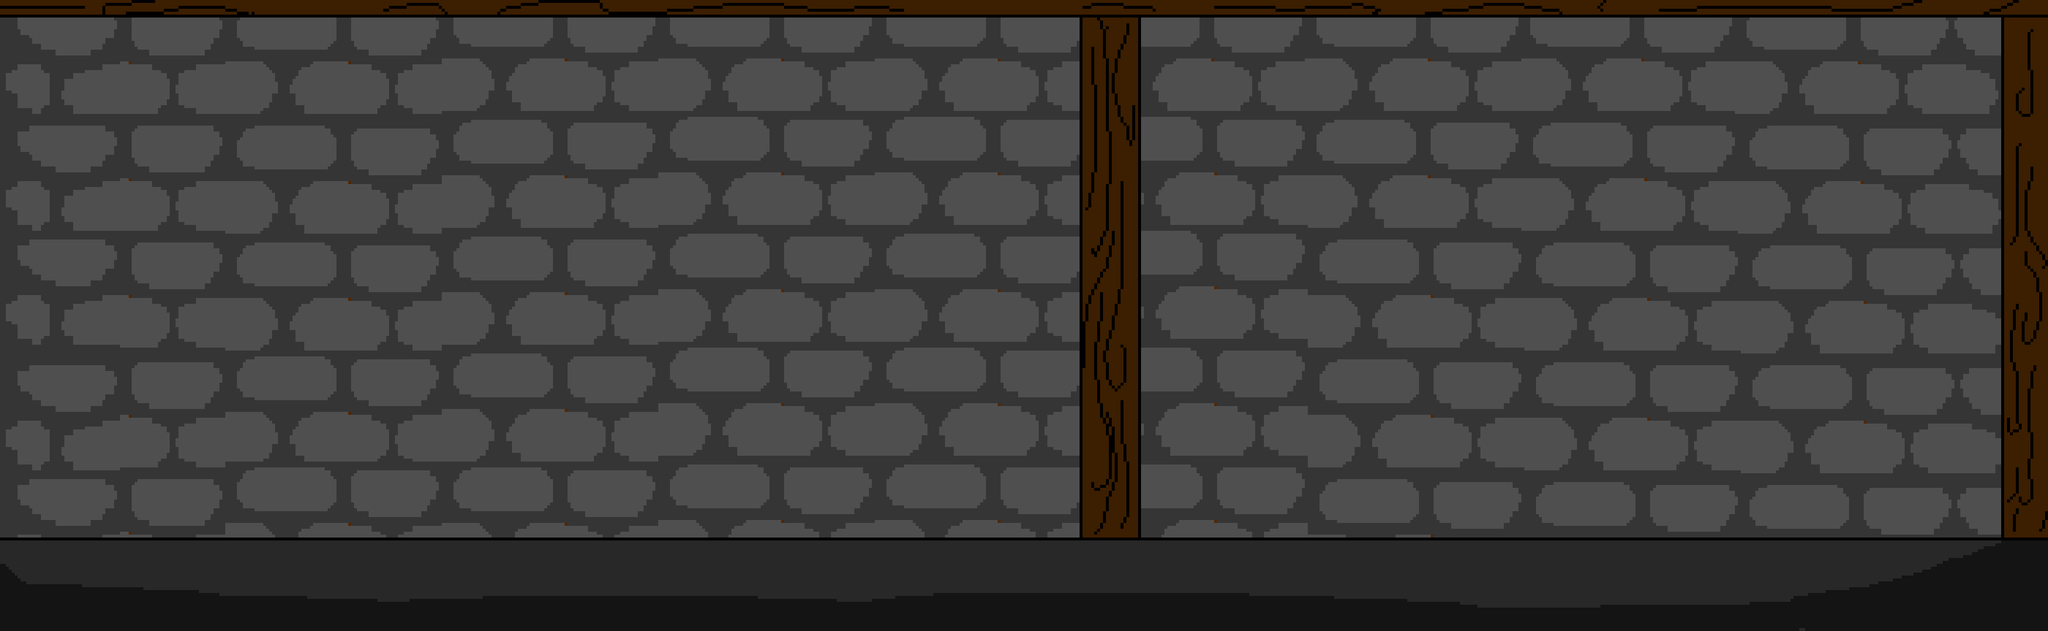

A level layout from a 2D game, rendered from its tile map. Below: a short description, then the map file with tile-grid data replaced by summaries:
An orthogonal 25x30 tile map with 140x36 px tiles, 1 tile layer (Camada de Tiles 1).

<map version="1.4" tiledversion="1.4.3" orientation="orthogonal" renderorder="right-down" width="25" height="30" tilewidth="140" tileheight="36" infinite="0" nextlayerid="2" nextobjectid="1">
 <tileset firstgid="1" source="porao fundo.tsx" />
 <layer id="1" name="Camada de Tiles 1" width="25" height="30">
  <data>[750 cells, 750 non-empty, 750 distinct tile ids]</data>
 </layer>
</map>
